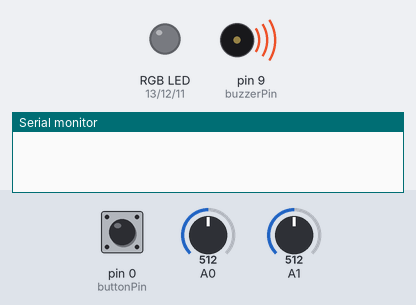
A sketch run on a simulated Arduino Uno, built with avr-gcc and run on an emulated ATmega328P. On the bench: an RGB LED mixed from three pins (HIGH = lit), buzzer (waves = sounding), the last lines printed to the serial monitor. Dashed ring = blinking. Inputs (shaded band) come from the test bench; at power-on: pin 0 (buttonPin) HIGH, A0 = 512, A1 = 512.

Above: at 6.5 s.
6.6 s: pin 0 (buttonPin) pulled LOW for 3.2 s
At 9.4 s:
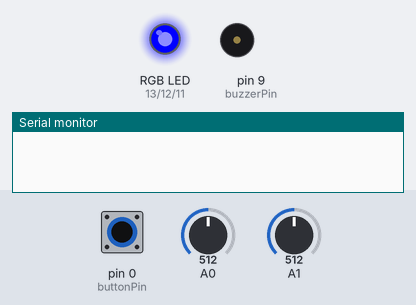
At 13.4 s:
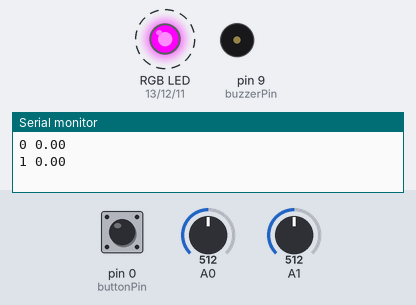
Timing chart, 0 to 42.6 s (numbered marks = the images above; inputs shaded):
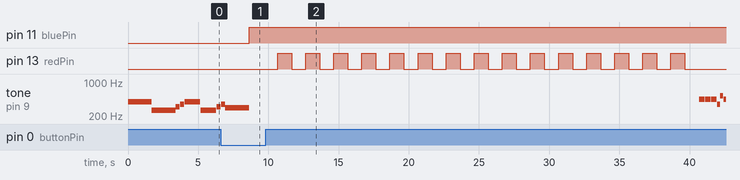

The sketch:

TempRGB.ino
```cpp
//--------------------INITIALIZATIONS--------------------

//Analog pin receiving thermometer input
const int tempPin = 0;

//Second thermometer for checking if heating pad is ready
const int tempPin2 = 1;

//Digital pin receiving button input
const int buttonPin = 0;

//Output pins for displaying to the RGB output
const int redPin = 13;
const int greenPin = 12;
const int bluePin = 11;

//Output pin for buzzer noises
const int buzzerPin = 9;

//Interval constants for time control, all in milliseconds
const int readInterval = 1000;
const int flashInterval = 500;

//How many intervals the analysis will sample the temperature
const int samples = 30;

//Variable for storing the current time from the start of a measurement
int timer = 0;


//Flow control booleans
bool serialOn;
bool serialInit;
bool heatingUp;
bool checkingMetal;

//Temperature value for storing data during heatup sequence
double padTemp;
//Minimum "heated" temperature
const double readyTemp = 19;

//Known values for silver coin, based off of observed data
const double silverSlope = 0.0492;

//Enum for the different color options on the RGB LED
enum color{
  off,
  red,
  green,
  blue,
  yellow,
  magenta,
  cyan,
  white
};

//Value that stores the current color of the LED
color currentColor;

//---------------------FUNCTIONS---------------------------

//Called once at start of program
void setup() {
  //Set digital pin modes
  pinMode(redPin, OUTPUT);
  pinMode(greenPin, OUTPUT);
  pinMode(bluePin, OUTPUT);
  pinMode(buzzerPin, OUTPUT);
  pinMode(buttonPin, INPUT);

  //Set default states for program flow control
  serialOn = false;
  serialInit = false;
  heatingUp = true;
  checkingMetal = false;

  //Defualt reading of the heating pad
  padTemp = getDegreesC(tempPin2);

  //Set default state of the LED
  currentColor = off;
}

//Main loop called repeatedly
void loop() {

  //Read button state
  int buttonState = digitalRead(buttonPin);

  //Button behaviour
  if(buttonState==LOW){
    //serialOn = true;
    checkingMetal = true;
  }

  //Control flow by running one of several modes
  if(heatingUp) heatUp();
  else if (serialOn) serialTemp();
  else if (checkingMetal) checkMetal();

  //Update the LED color
  setLED();
}

//Runs the temperature analysis on the coin currently in the device
void checkMetal(){

  Serial.begin(9600);

  //Create array to store the temperature readings
  double reading[samples];

  //Wait a second or two to actually read because when the
  //coin and sensor first touch they exchange some heat

  delay(readInterval*2);

  //For each sample that needs to be taken
  for(int i = 0; i<samples; i++){
    //Flash the LED
    currentColor = (currentColor==magenta)? blue:magenta;

    //In this case, we need to actually set the color here because
    //we never return to the main loop
    setLED();

    //Wait the read interval
    delay(readInterval);

    //Store the temperature difference between coin and pad
    reading[i] = getDegreesC(tempPin2) - getDegreesC(tempPin);

    Serial.print(i);
    Serial.print(" ");
    Serial.println(reading[i]);
  }

  //Analysis
  //I am using a trendline algorithim I learned from http://classroom.synonym.com/calculate-trendline-2709.html
  //The code implementation is my own

  //a is the number of samples times the sum of x*y for each (x,y)
  //b is the sum of all x values times the sum of all y values
  //c is the number of samples times the sum of all squared x values
  //d is the sum of all x values squared

  double a = 0.0;
  double b;
  double c = 0.0;
  double d;

  double xsum = 0.0;
  double ysum = 0.0;

  for(int i =0; i<samples; i++){
    a += (i * 1.0)* reading[i];
    ysum += reading[i];
    xsum += i;
    c += i*i;
  }

  a*= samples;
  b = xsum*ysum;
  c*= samples;
  d = xsum*xsum;

  //Trendline slope is (a-b)/(c-d)
  double slope = abs(((a-b)*1.0)/((c-d)*1.0));

  if(slope<=.002){
    badCoin();
  }
  //If slope is less than or equal to .4, it is probably silver
  else if(slope<=.04){
    goodCoin();
  }
  //Otherwise, if it is on (.4,.5) it might be
  if(slope<=.045){
    maybeCoin();
  }
  //Otherwise, probably fake
  else{
    badCoin();
  }

  Serial.println(slope);
  checkingMetal = false;
}

//Called when the coin is believied to be silver
void goodCoin(){
  currentColor = green;
  goodSong();
}

//Called when the coin is believed to be fake
void badCoin(){
  currentColor = red;
  badSong();
}

void maybeCoin(){
  currentColor = yellow;
}

//Runs until the heating pad is warm enough to function
void heatUp(){
  //Flash red and yellow to indicate the pad is heating up
  currentColor = (currentColor==red)? yellow : red;

  //If the pad temperature is no longer increasing very much,
  //And is relatively warm,it is done heating up.
  if(abs(padTemp-getDegreesC(tempPin2))<.6 && padTemp>=readyTemp){
    currentColor = blue;
    heatingUp = false;
    readySong();
  }else{
    padTemp = getDegreesC(tempPin2);
    delay(flashInterval);
  }
}

//Plays a song to indicate the coin is probably good
void goodSong(){
  char notes[] = "eaCbaEDbaCbgwe";
  int beats[] = {1,1,1,1,2,1,3,3,1,1,1,2,1,4};
  int songLength = 14;
  int tempo = 240;

  int i, duration;

  for (i = 0; i < songLength; i++){

    //How long the note should play based on the note and tempo
    duration = beats[i] * tempo;

    //If the note is a rest, pause
    if (notes[i] == ' '){
      delay(duration);
    }
    //Otherwise, play the note
    else{
      tone(buzzerPin, frequency(notes[i]), duration);
      delay(duration);
    }

    delay(tempo/10);
  }
}

//Plays a song to indicate the pad is heated
void readySong(){
  char notes[] = "gcrfgcrfd";
  int beats[] = {6, 6, 1, 1, 4, 4, 1, 1, 6};
  int songLength = 9;
  int tempo = 280;

  int i;
  int duration;

  for (i = 0; i < songLength; i++){

    //How long the note should play based on the note and tempo
    duration = beats[i] * tempo;

    //If the note is a rest, pause
    if (notes[i] == ' '){
      delay(duration);
    }

    //Otherwise, play the note
    else{
      tone(buzzerPin, frequency(notes[i]), duration);
      delay(duration);
    }

    delay(tempo/10);
  }
}

//Plays a song to indicate the coin is probably bad
void badSong(){
  char notes[] = "aaafCafCaEEEFCqfCa";
  int beats[] = {2, 2, 2, 1, 1, 2, 1, 1, 4, 2, 2, 2, 1, 1, 2, 1, 1, 2};
  int songLength = 18;
  int tempo = 206;

  int i;
  int duration;

  for (i = 0; i < songLength; i++){

    //How long the note should play based on the note and tempo
    duration = beats[i] * tempo;

    //If the note is a rest, pause
    if (notes[i] == ' '){
      delay(duration);
    }

    //Otherwise, play the note
    else{
      tone(buzzerPin, frequency(notes[i]), duration);
      delay(duration);
    }

    delay(tempo/10);
  }
}

//Returns a numeric frequency given an alphabetic note
int frequency(char note){
  // This function takes a note character and returns the
  // corresponding frequency in Hz for the tone() function.
  int i;
  const int numNotes = 13;  // number of notes we're storing

  //Each letter name corresponds to an array frequency
  //Capital letters distinguish higher versiins of notes
  //Seemingly random letters like r, q, and w represent accidentals

  char names[] = {     'c', 'd', 'r', 'e', 'f', 'g', 'q', 'a', 'w', 'b', 'C','D' ,'E'};
  int frequencies[] = {262, 294, 311 ,330, 349, 392, 415, 440, 466, 494, 523, 587, 659};

  // Now we'll search through the letters in the array, and if
  // we find it, we'll return the frequency for that note.

  //For each member of the list of notes
  for (i = 0; i < numNotes; i++){
    //If the desired note at this point in the list
    if (names[i] == note){
      //Return the corresponding frequency
      return(frequencies[i]);
    }
  }

  //If no frequency is found, return 0
  return(0);
}

//Changes the LED to the required color
void setLED(){
  switch(currentColor){
    case off:
      digitalWrite(redPin, LOW);
      digitalWrite(greenPin, LOW);
      digitalWrite(bluePin, LOW);
      break;
    case red:
      digitalWrite(redPin, HIGH);
      digitalWrite(greenPin, LOW);
      digitalWrite(bluePin, LOW);
      break;
    case green:
      digitalWrite(redPin, LOW);
      digitalWrite(greenPin, HIGH);
      digitalWrite(bluePin, LOW);
      break;
    case blue:
      digitalWrite(redPin, LOW);
      digitalWrite(greenPin, LOW);
      digitalWrite(bluePin, HIGH);
      break;
    case magenta:
      digitalWrite(redPin, HIGH);
      digitalWrite(greenPin, LOW);
      digitalWrite(bluePin, HIGH);
      break;
    case yellow:
      digitalWrite(redPin, HIGH);
      digitalWrite(greenPin, HIGH);
      digitalWrite(bluePin, LOW);
      break;
    case cyan:
      digitalWrite(redPin, LOW);
      digitalWrite(greenPin, HIGH);
      digitalWrite(bluePin, HIGH);
      break;
    case white:
      digitalWrite(redPin, HIGH);
      digitalWrite(greenPin, HIGH);
      digitalWrite(bluePin, HIGH);
  }
}

//Initializes serial data gathering
void initSerial(){
  Serial.begin(9600);
  serialInit = true;
}

//Returns the time and temperature to the serial display
void serialTemp(){

  if(!serialInit) initSerial();

  Serial.print(getDegreesC(tempPin));
  Serial.print(" ");
  Serial.print(getDegreesC(tempPin2));
  Serial.print(" ");
  Serial.print(timer);
  Serial.println(" ms");

  //Flash the led cyan and magenta
  currentColor = (currentColor==magenta)? white : magenta;

  //Increment the timer
  timer+=readInterval;

  //Wait an interval before reading again
  delay(readInterval);
}

//Returns the temperature of the thermometer in degrees celcius
double getDegreesC(int pin){
  //Read the data off of the thermometer
  double voltage = getVoltage(pin);

  //Convert the voltage reading into Celcius
  double degreesC = (voltage - 0.5) * 100.0;

  return degreesC;
}

//Returns the analog read of the pin as a voltage
double getVoltage(int pin){
  //Converts the 0-1023 analog range into volts
  return (analogRead(pin)  * (3.3/1023.0));
}
```

Measured:
- after the input at 6.6 s, pin 13 (redPin): alternates HIGH for 1.0 s and LOW for 1.0 s, 30 changes in all, then stays LOW, starting after 4.1 s
- by itself, tone on pin 9 (buzzerPin): plays 349 Hz for 0.28 s, 294 Hz for 1.7 s, 440 Hz for 0.41 s, 440 Hz for 0.41 s, 440 Hz for 0.41 s, 349 Hz for 0.21 s … (8 notes in this stretch)
